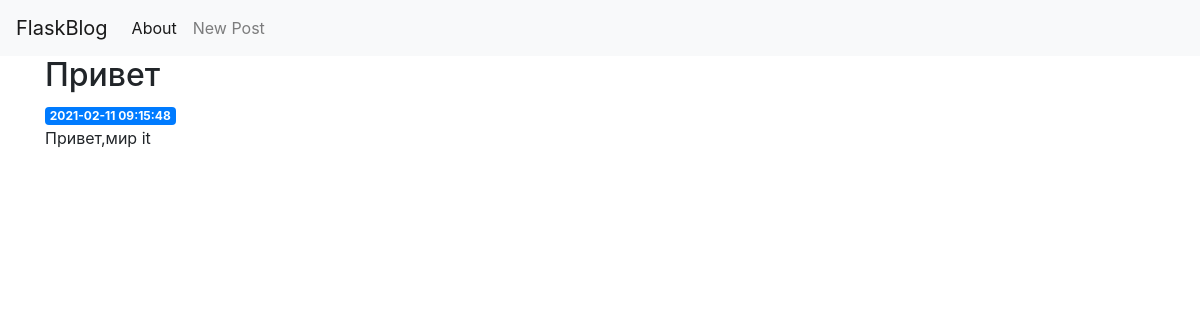
Before: /3 with the older database file.
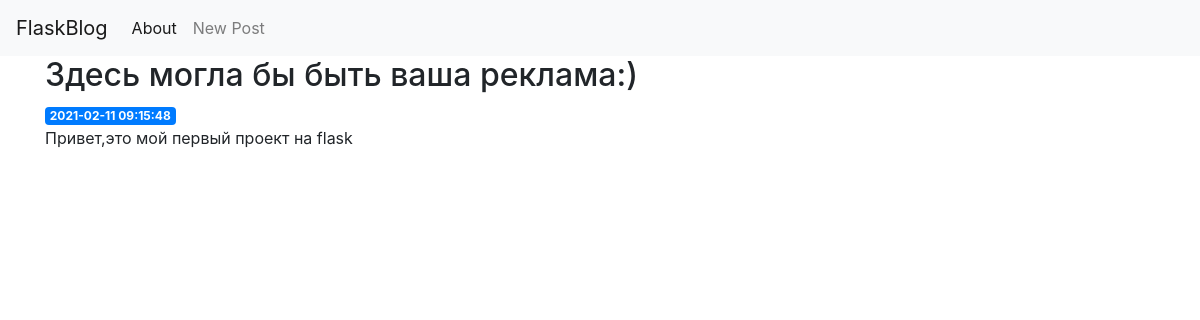
After: the same page with the newer database file.
### tables this page shows
CREATE TABLE posts (
    id INTEGER PRIMARY KEY AUTOINCREMENT,
    created TIMESTAMP NOT NULL DEFAULT CURRENT_TIMESTAMP,
    title TEXT NOT NULL,
    content TEXT NOT NULL
);

### app.py (the view)
@app.route('/<int:post_id>')
def post(post_id):
    post = get_post(post_id)
    return render_template('post.html', post=post)

### app.py (called while the page is built)
def get_db_connection():
    conn = sqlite3.connect('database.db')
    conn.row_factory = sqlite3.Row
    return conn

def get_post(post_id):
    conn = get_db_connection()
    post = conn.execute('SELECT * FROM posts WHERE id = ?',
                        (post_id,)).fetchone()
    conn.close()
    if post is None:
        abort(404)
    return post

### templates/post.html
{% extends 'base.html' %}
{% block content %}
    <h2>{% block title %} {{ post['title'] }} {% endblock %}</h2>
    <span class="badge badge-primary">{{ post['created'] }}</span>
    <p>{{ post['content'] }}</p>
{% endblock %}

Changed rows visible on the page:
changed posts: title "Привет" → "Здесь могла бы быть ваша реклама:)"; content "Привет,мир it" → "Привет,это мой первый проект на flask"
